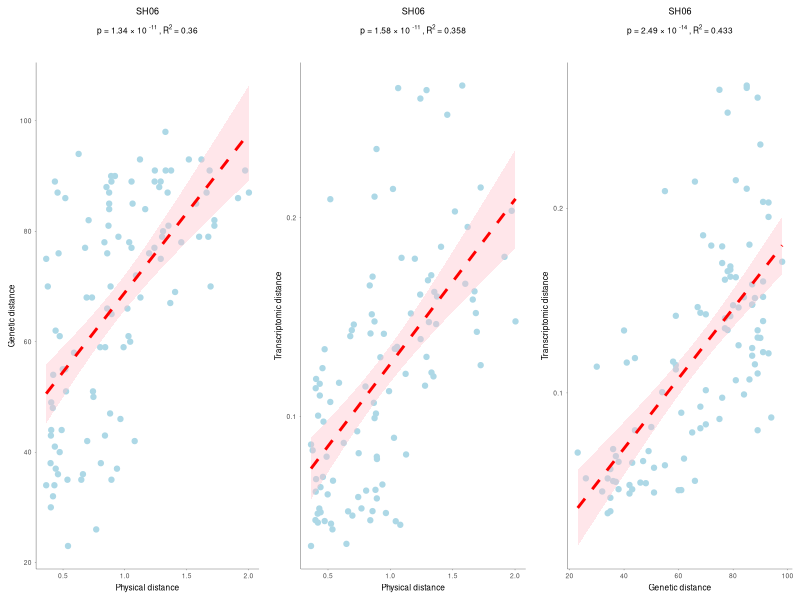
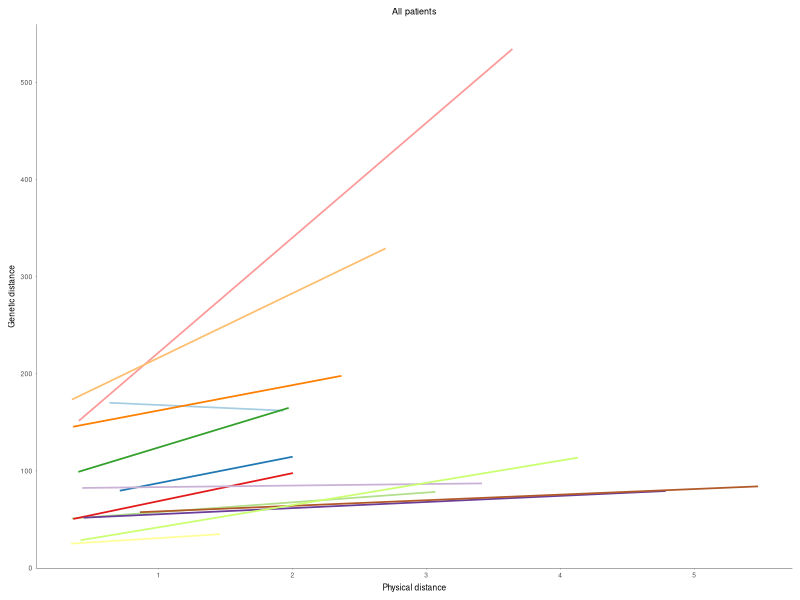
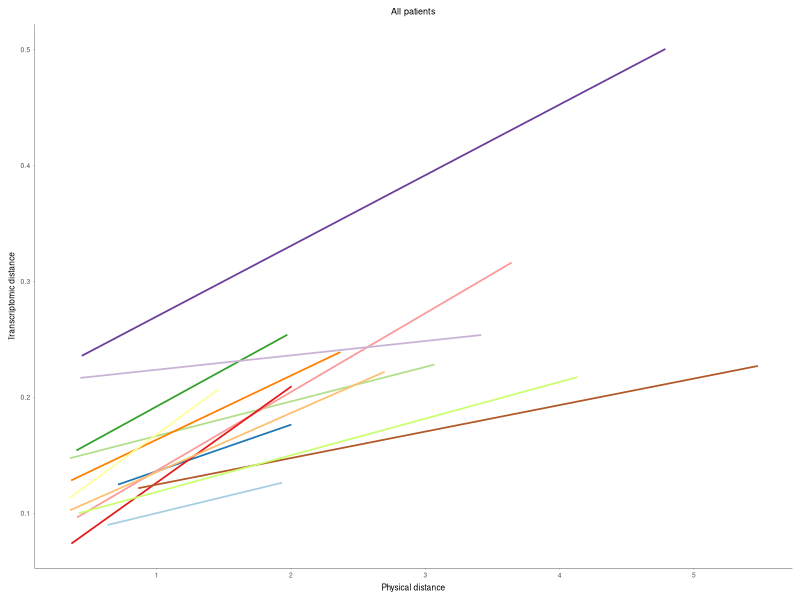
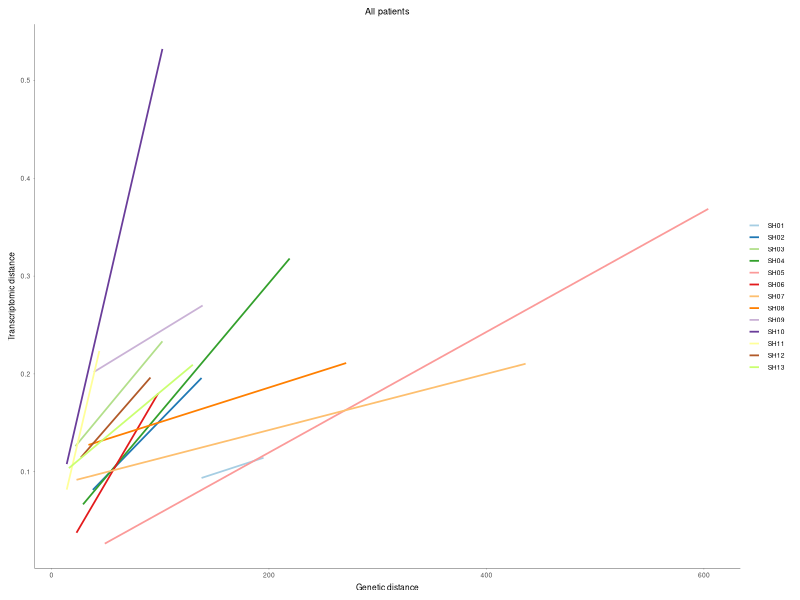

R code for these plots, in order:
library(tidyverse)
library(ggpubr)

changeP <- function(p_val,r2) {
  tmp=strsplit(as.character(p_val),"e")[[1]]
  if(length(tmp)>1){
    a=tmp[1];b=tmp[2]
    as.expression(bquote(atop(p~"="~.(a)~"×"~10^~.(b)~","~R^2~"="~.(r2))))
  }else{
    as.expression(bquote(atop(p~"="~.(p_val)~","~R^2~"="~.(r2))))
  }
}

plot_physical_ham=function(data,patient_paper){
  s = summary(lm(`Genetic distance`~`Physical distance`, data=data))
  r2 =signif(s$r.squared,3)
  p_val=signif(s$coefficients[8],3)
  
  p=ggplot(data = data,aes(x=`Physical distance`,
                           y=`Genetic distance`))+
    geom_point(color="lightblue")+
    theme_classic()+
    ggtitle(patient_paper)+xlab("Physical distance")+
    ylab("Genetic distance")+theme_classic()+
    labs(subtitle = changeP(p_val,r2))+
    theme(legend.position = "none",plot.title = element_text(hjust = 0.5))+
    geom_smooth(method='lm',se=T,colour="red",linetype="dashed",
                linewidth=1,fill="pink")+
    theme(text=element_text(size = 6),
          legend.spacing = unit(0,"cm"),
          plot.title=element_text(hjust = 0.5,size=6.5),
          plot.subtitle = element_text(hjust = 0.5,size=6),
          legend.key.width = unit(0.1, 'cm'),
          legend.key.height = unit(0.3, 'cm'),
          line = element_line(size = 0.1),
          legend.box.spacing = unit(0.01,"cm"),
          axis.ticks.length = unit(0.03,"cm"))
  return(p)
}
plot_physical_rna=function(data,patient_paper){
  s = summary(lm(`Transcriptomic distance`~`Physical distance`, data=data))
  r2 =signif(s$r.squared,3)
  p_val=signif(s$coefficients[8],3)
  
  p=ggplot(data = data,aes(x=`Physical distance`,
                           y=`Transcriptomic distance`))+
    geom_point(color="lightblue")+
    theme_classic()+
    ggtitle(patient_paper)+xlab("Physical distance")+
    ylab("Transcriptomic distance")+theme_classic()+
    labs(subtitle = changeP(p_val,r2))+
    theme(legend.position = "none",plot.title = element_text(hjust = 0.5))+
    geom_smooth(method='lm',se=T,colour="red",linetype="dashed",
                linewidth=1,fill="pink")+
    theme(text=element_text(size = 6),
          legend.spacing = unit(0,"cm"),
          plot.title=element_text(hjust = 0.5,size=6.5),
          plot.subtitle = element_text(hjust = 0.5,size=6),
          legend.key.width = unit(0.1, 'cm'),
          legend.key.height = unit(0.3, 'cm'),
          line = element_line(size = 0.1),
          legend.box.spacing = unit(0.01,"cm"),
          axis.ticks.length = unit(0.03,"cm"))
  return(p)
}
plot_ham_rna=function(data,patient_paper){
  
  s = summary(lm(`Transcriptomic distance`~`Genetic distance`, data=data))
  r2 =signif(s$r.squared,3)
  p_val=signif(s$coefficients[8],3)
  
  p=ggplot(data = data,aes(x=`Genetic distance`,
                           y=`Transcriptomic distance`))+
    geom_point(color="lightblue")+
    theme_classic()+
    ggtitle(patient_paper)+xlab("Genetic distance")+
    ylab("Transcriptomic distance")+theme_classic()+
    labs(subtitle = changeP(p_val,r2))+
    theme(legend.position = "none",plot.title = element_text(hjust = 0.5))+
    geom_smooth(method='lm',se=T,colour="red",
                linetype="dashed",linewidth=1,fill="pink")+
    theme(text=element_text(size = 6),
          legend.spacing = unit(0,"cm"),
          plot.title=element_text(hjust = 0.5,size=6.5),
          plot.subtitle = element_text(hjust = 0.5,size=6),
          legend.key.width = unit(0.1, 'cm'),
          legend.key.height = unit(0.3, 'cm'),
          line = element_line(size = 0.1),
          legend.box.spacing = unit(0.01,"cm"),
          axis.ticks.length = unit(0.03,"cm"))
  return(p)
}

distance_table=read_tsv("../Data/Figure1.tsv")
pmulti1=ggplot();pmulti2=ggplot();pmulti3=ggplot()
color=c(RColorBrewer::brewer.pal(12,"Paired"),"darkolivegreen1")
for (patient in unique(distance_table$Patient)){
  data=distance_table%>%filter(Patient==patient)
  pmulti1=pmulti1+geom_smooth(data = data, 
                              aes(x=`Physical distance`,
                                  y=`Genetic distance`,
                                  color=Patient),
                              method='lm',se=FALSE,size=0.6)
  pmulti2=pmulti2+geom_smooth(data = data, 
                              aes(x=`Physical distance`,
                                  y=`Transcriptomic distance`,
                                  color=Patient),
                              method='lm',se=FALSE,size=0.6)
  pmulti3=pmulti3+geom_smooth(data = data, 
                              aes(x=`Genetic distance`,
                                  y=`Transcriptomic distance`,
                                  color=Patient),
                              method='lm',se=FALSE,size=0.6)
}
pmulti1=pmulti1+theme_classic()+
  xlab("Physical distance")+ylab("Genetic distance")+
  scale_color_manual(values=color)+ggtitle("All patients")+
  theme(legend.title = element_blank(),legend.position = "none",
        text=element_text(size = 6),
        legend.spacing = unit(0,"cm"),
        plot.title=element_text(hjust = 0.5,size=6.5),
        plot.subtitle = element_text(hjust = 0.5,size=6),
        legend.key.width = unit(0.1, 'cm'),
        legend.key.height = unit(0.3, 'cm'),
        line = element_line(size = 0.1),
        legend.box.spacing = unit(0.01,"cm"),
        axis.ticks.length = unit(0.03,"cm"))

pmulti2=pmulti2+theme_classic()+
  xlab("Physical distance")+
  ylab("Transcriptomic distance")+
  scale_color_manual(values=color)+ggtitle("All patients")+
  theme(legend.title = element_blank(),legend.position = "none",
        text=element_text(size = 6),
        legend.spacing = unit(0,"cm"),
        plot.title=element_text(hjust = 0.5,size=6.5),
        plot.subtitle = element_text(hjust = 0.5,size=6),
        legend.key.width = unit(0.1, 'cm'),
        legend.key.height = unit(0.3, 'cm'),
        line = element_line(size = 0.1),
        legend.box.spacing = unit(0.01,"cm"),
        axis.ticks.length = unit(0.03,"cm"))

pmulti3=pmulti3+theme_classic()+xlab("Genetic distance")+
  ylab("Transcriptomic distance")+
  scale_color_manual(values=color)+ggtitle("All patients")+
  theme(legend.title = element_blank(),
        text=element_text(size = 6),
        legend.spacing = unit(0,"cm"),
        plot.title=element_text(hjust = 0.5,size=6.5),
        plot.subtitle = element_text(hjust = 0.5,size=6),
        legend.key.width = unit(0.3, 'cm'),
        legend.key.height = unit(0.3, 'cm'),
        line = element_line(size = 0.1),
        legend.box.spacing = unit(0.01,"cm"),
        axis.ticks.length = unit(0.03,"cm"))



patient_paper="SH06"
data=distance_table%>%filter(Patient==patient_paper)
Fig1b1=plot_physical_ham(data,patient_paper)
Fig1b2=plot_physical_rna(data,patient_paper)
Fig1b3=plot_ham_rna(data,patient_paper)
Fig1b=ggarrange(Fig1b1,Fig1b2,Fig1b3,ncol = 3)
Fig1c=pmulti1;Fig1d=pmulti2;Fig1e=pmulti3

Fig1b

Fig1c

Fig1d

Fig1e
